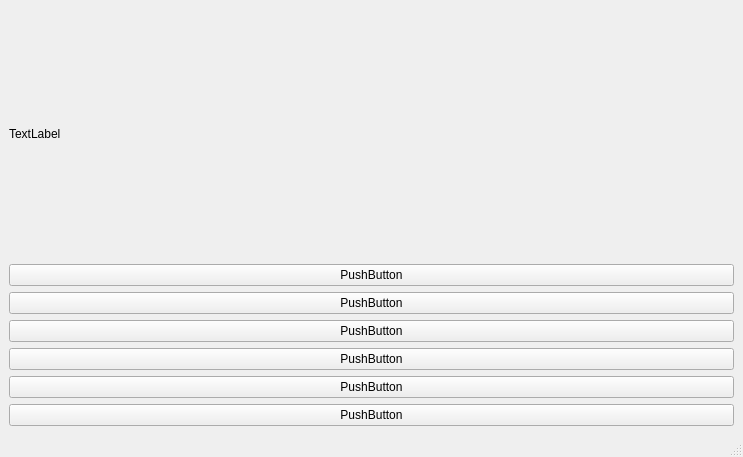
<?xml version="1.0" encoding="UTF-8"?>
<ui version="4.0">
 <class>MainWindow</class>
 <widget class="QMainWindow" name="MainWindow">
  <property name="geometry">
   <rect>
    <x>0</x>
    <y>0</y>
    <width>743</width>
    <height>457</height>
   </rect>
  </property>
  <property name="windowTitle">
   <string>MainWindow</string>
  </property>
  <widget class="QWidget" name="centralwidget">
   <layout class="QVBoxLayout" name="verticalLayout">
    <item>
     <widget class="QLabel" name="label">
      <property name="text">
       <string>TextLabel</string>
      </property>
     </widget>
    </item>
    <item>
     <widget class="QPushButton" name="pushButton">
      <property name="text">
       <string>PushButton</string>
      </property>
     </widget>
    </item>
    <item>
     <widget class="QPushButton" name="pushButton_2">
      <property name="text">
       <string>PushButton</string>
      </property>
     </widget>
    </item>
    <item>
     <widget class="QPushButton" name="pushButton_3">
      <property name="text">
       <string>PushButton</string>
      </property>
     </widget>
    </item>
    <item>
     <widget class="QPushButton" name="pushButton_4">
      <property name="text">
       <string>PushButton</string>
      </property>
     </widget>
    </item>
    <item>
     <widget class="QPushButton" name="pushButton_5">
      <property name="text">
       <string>PushButton</string>
      </property>
     </widget>
    </item>
    <item>
     <widget class="QPushButton" name="pushButton_6">
      <property name="text">
       <string>PushButton</string>
      </property>
     </widget>
    </item>
   </layout>
  </widget>
  <widget class="QMenuBar" name="menubar">
   <property name="geometry">
    <rect>
     <x>0</x>
     <y>0</y>
     <width>743</width>
     <height>18</height>
    </rect>
   </property>
  </widget>
  <widget class="QStatusBar" name="statusbar"/>
 </widget>
 <resources/>
 <connections/>
</ui>
